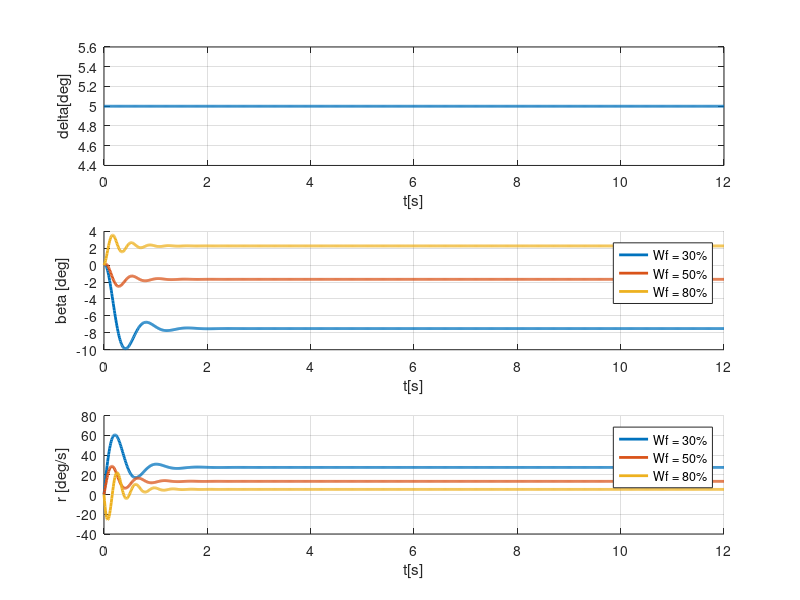
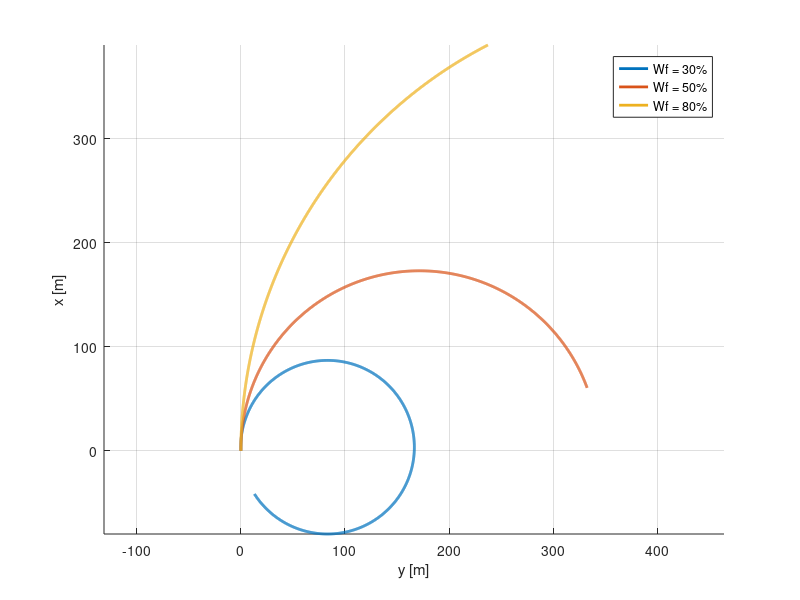
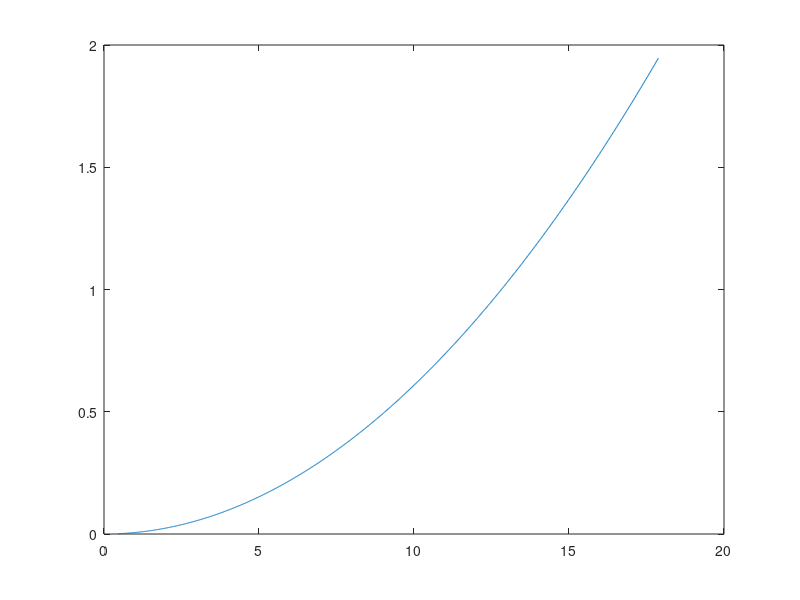
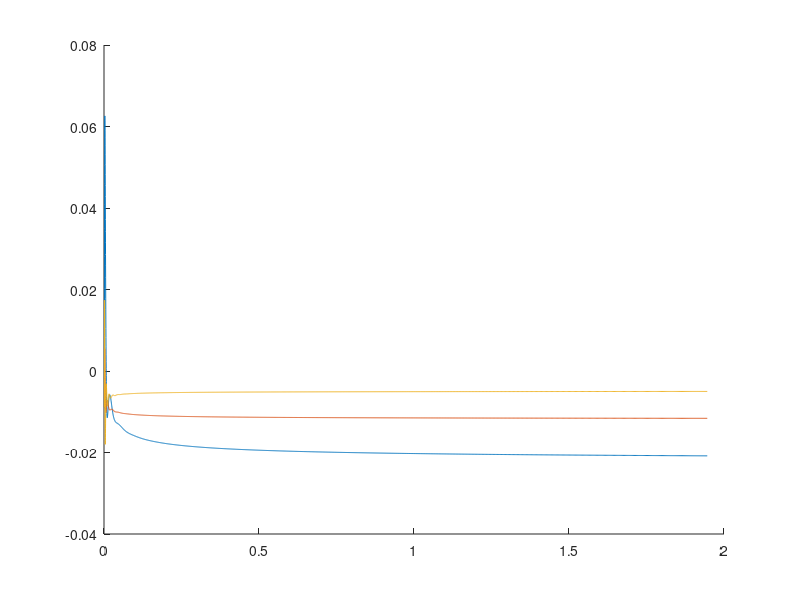

The MATLAB script that drew these images, in order:
m = 287;
Iz = 61;
l = 1.6;
Wf = [0.3,0.5,0.8];
Ff = Wf*m;
Fr = (1-Wf)*m;
for j = 1:3;
Cf(j) = 2*((-0.01*abs(Ff(j)))^2 + 53*abs(Ff(j)) + 1670);
Cr(j) = 1.7*((-0.01*abs(Fr(j)))^2 + 53*abs(Fr(j)) + 1670);
end
V = 40;
V_amph = linspace(1,40,1200);
Va = V_amph*0.44704;
R = 16.75;
ay = (Va.^2)./R;

for j = 1:3;
lr(j) = Wf(j)*l;
lf(j) = 1- lr(j);
Ybeta(j) = -(Cr(j)+Cf(j)) ;
Yr(j) = (Cr(j)*lr(j)-Cf(j)*lf(j))/V;
Ydelta(j) =Cf(j);
Nbeta(j) = (Cr(j)*lr(j)-Cf(j)*lf(j));
Nr(j) = -(Cf(j)*lf(j)^2 + Cr(j)*lr(j)^2)/V;
Ndelta(j) = Cf(j)*lf(j);
end
for i=1:3
A = [Ybeta(i)/(m*V), Yr(i)/(m*V)-1;...
    Nbeta(i)/Iz, Nr(i)/Iz];
B = [Ydelta(i)/(m*V); Ndelta(i)/Iz];

beta0 = 0;
r0 = 0;
states(:,1) = [beta0 ; r0];
dt = 0.01;
%eigen = eig(A);
%ts = -4/min(real(eigen));

t = (0:dt:12);

delta =(((5*pi)/180) +zeros(length(t),1));
dstates(:,1) = A*states(:,1) + B*delta(1);
N = length(t);

for k = 1:N-1;
 
    dstates(:,k) = A*states(:,k) + B*delta(k);
    states(:,k+1) = states(:,k) + dstates(:,k)*dt;

end
beta = states(1,:);
r = states(2,:);
for a = 1:N-1;
a_f(a,i) = beta(a) + (r(a)*lf(i))/(Va(a))-delta(a);
a_r(a,i) = beta(a) - (r(a)*lr(i))/(Va(a));
end
psi(1) = 0;
x(1) = 0;
y(1) = 0;
r_plot(:,i) = r;
beta_plot(:,i) = beta;

for k = 1:N-1;
    psi(k+1) = psi(k) + r(k)*dt;
    
    Vx(k) = V*cos(psi(k)+beta(k));
    Vy(k) = V*sin(psi(k)+beta(k));
    x(k+1) = x(k) + Vx(k)*dt;
    y(k+1) = y(k) +Vy(k)*dt;
    
    
    
    
    
    
    
end
x_plot(:,i) = x;
y_plot(:,i) = y;
end

figure (1)
subplot(3,1,1)
plot(t,delta*(180/pi),'linew',2)
ylabel('delta[deg]')
xlabel('t[s]')
grid on

subplot(3,1,2)
hold on
plot(t,beta_plot(:,1)*(180/pi),'linew',2)
plot(t,beta_plot(:,2)*(180/pi),'linew',2)
plot(t,beta_plot(:,3)*(180/pi),'linew',2)
xlabel('t[s]')
ylabel('beta [deg]')
legend('Wf = 30%','Wf = 50%','Wf = 80%')
hold off
grid on

subplot(3,1,3)
hold on
plot(t,r_plot(:,1)*(180/pi),'linew',2)
plot(t,r_plot(:,2)*(180/pi),'linew',2)
plot(t,r_plot(:,3)*(180/pi),'linew',2)
xlabel('t[s]')
ylabel('r [deg/s]')
legend('Wf = 30%','Wf = 50%','Wf = 80%')
grid on
hold off


figure(2)
   hold on
plot(y_plot(:,1),x_plot(:,1),'linew',2)
plot(y_plot(:,2),x_plot(:,2),'linew',2)
plot(y_plot(:,3),x_plot(:,3),'linew',2)
hold off
xlabel('y [m]')
ylabel('x [m]')
legend('Wf = 30%','Wf = 50%','Wf = 80%')
grid on
axis equal


figure(4)
plot(Va,ay./9.81)

figure (5)
hold on
plot((ay./9.81),a_f(:,1)./9.81);
plot((ay./9.81),a_f(:,2)./9.81)
plot((ay./9.81),a_f(:,3)./9.81)
hold off

figure(6)
hold on
plot((ay./9.81),a_r(:,1)./9.81);
plot((ay./9.81),a_r(:,2)./9.81)
plot((ay./9.81),a_r(:,3)./9.81)
hold off
























